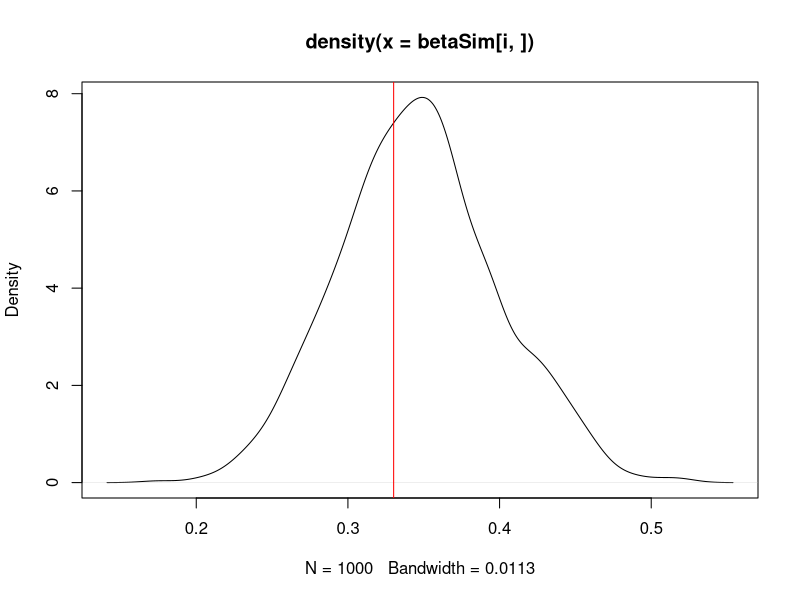
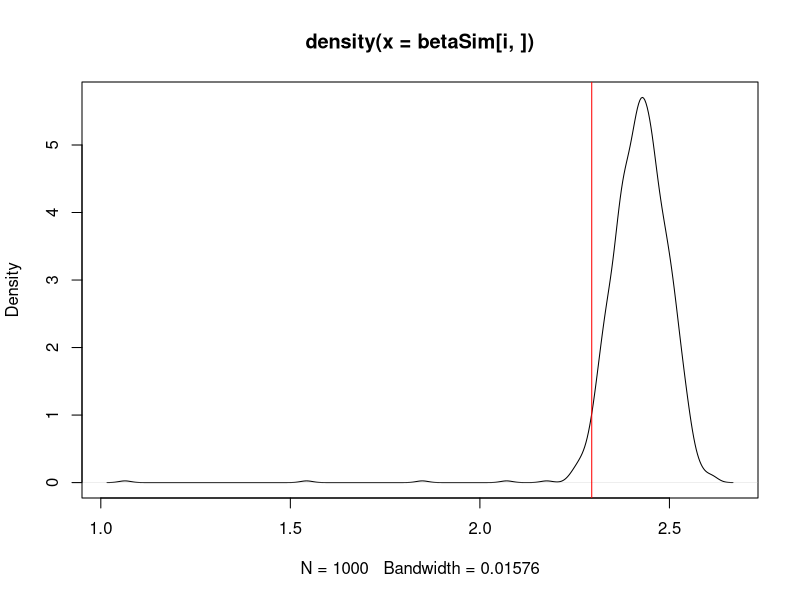
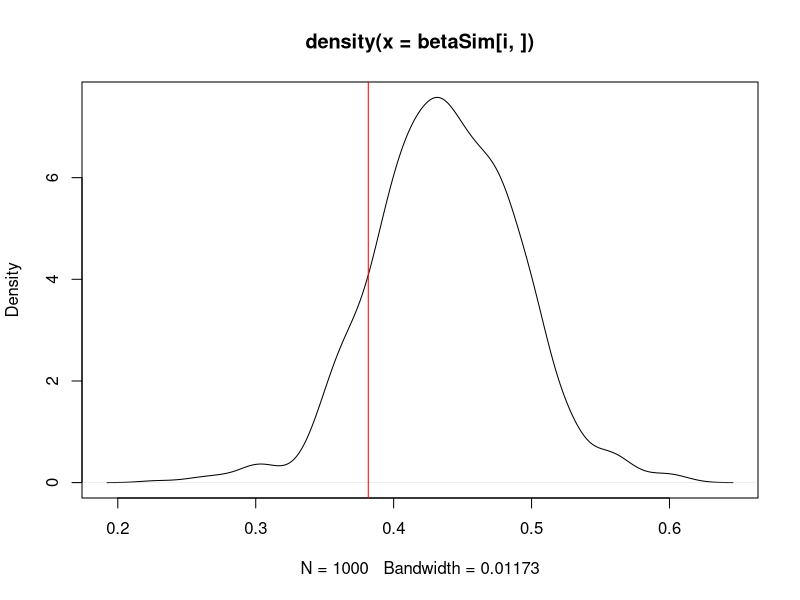
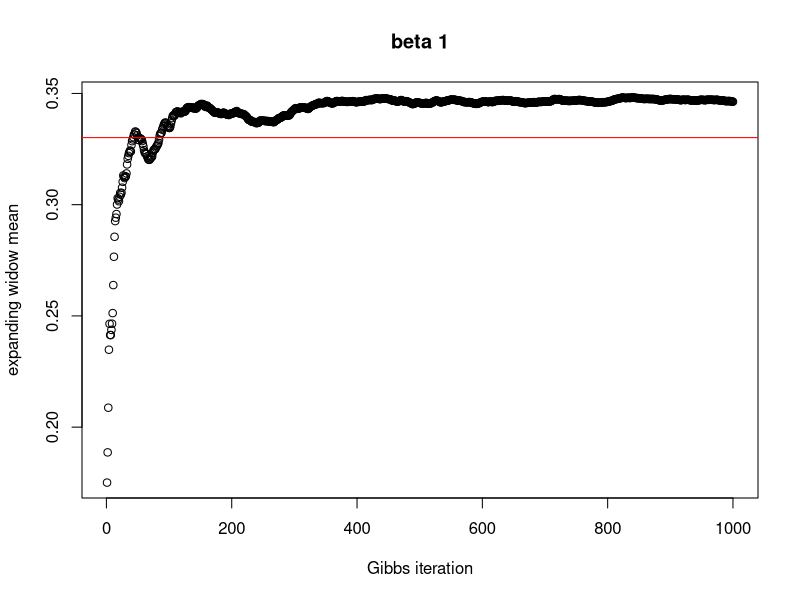
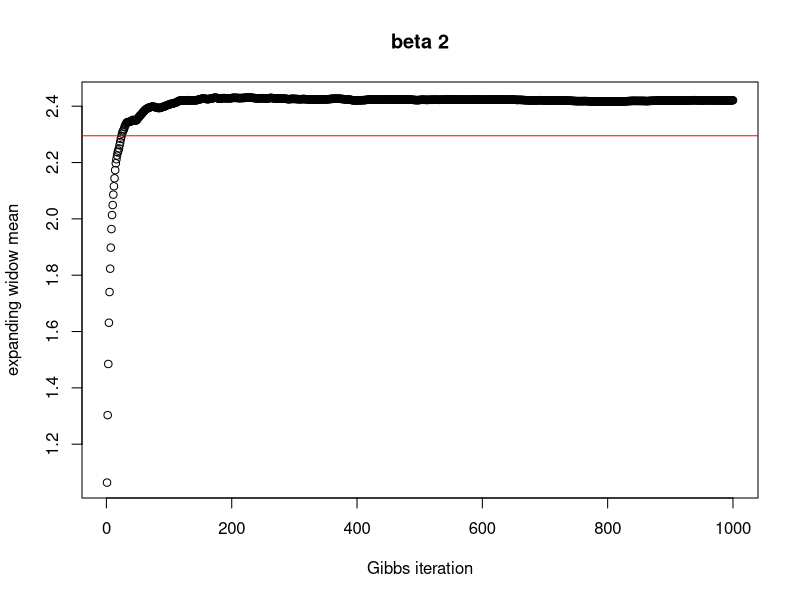
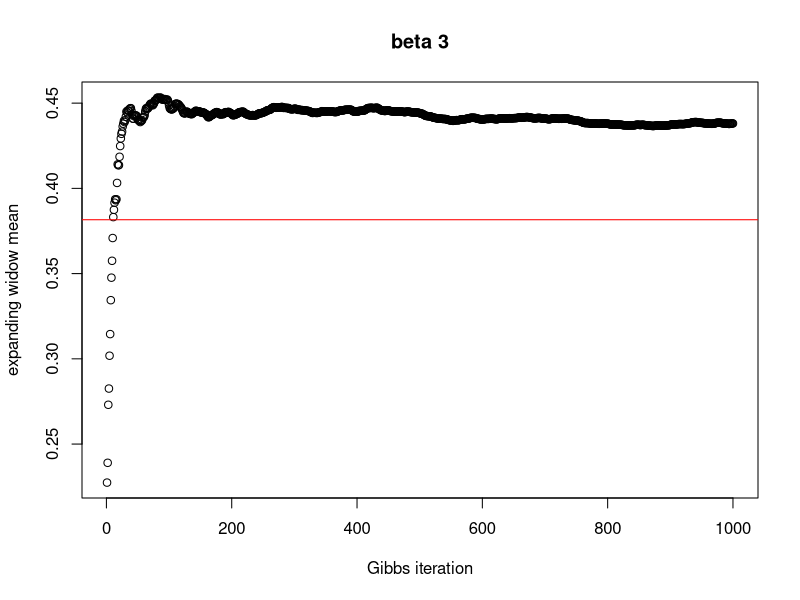

Write R code to recreate these figures, in order.
## posterior simulation in the ordered probit model
# this is a simplified version compared to the one presented in ex 14.5
# the simplification is related to no-cutpoints step in the sampler.
# the sampler is limited to beta and z (latent variable) step, 
# what makes it very similar to the one presented in ex 14.1, 
# with the distiction that now more classes of dependent variable are concerned

rm(list = ls())

require(mvtnorm)
require(msm)

#simulate from the data generating process
T <- 1000
r <- 3 
beta <- rnorm(r, 0, 1)
# error in the latent variable equation
eps <- rnorm(T, 0, 1)
# matrix of regressors
x <- matrix(rnorm(T * r, 0, 1), T, r)
# determine the latent data
z <- x %*% t(t(beta)) + eps
## derive y from z
# first we need to select the number of cutpoints
M <- 3
a <- rep(0, M + 1) 
a0 <- -Inf
a1 <- 0
aM <- Inf
# among M cutpoints, two are always identified a prior, a1 = 0 and aM = Inf
# thus for specified M we always select only M-2 from uniform
cutpoints <- runif(M-2, 1, 5) # value of 5 is set ad hoc, can by anything reasonably bigger than 0, so one is imposed as the bottom boundary
a[1] <- -Inf 
a[2] <- 0
for (i in 3:M){
  a[i] <- cutpoints[i-2]
}
a[M + 1] <- Inf
# there is a slight notation difference between eq. 14.16 in the book and our vector. we can not have a[0] here.. thus we run up to M+1
# now we can translate our latent variable into the y's

y <- z # initialization
# if (z <= 0) {y <-1}
y[z<=0] <- 1
for (i in 2:M){
  # assign y according to the value of z
  y[(z>a[i]) & (z<a[i+1])] <- i
}

## implement the Gibbs sampler
# number of iterations in Gibbs sampler
nSim <- 1000
# prior for beta
mubeta <- matrix(0, r, 1)
Vbeta <- diag(r) * 100

# arrange variable names for the sampler
betaSim <- matrix(0, r, nSim)

# get some first z to initialize the mcmc
for (j in 1:T){
  # we sample z accordingly to the interval, where y[j] belongs to
  z[j] <- rtnorm(1, mean = x[j,] %*% betaSim[,1], sd = 1, lower = a[y[j]], upper = a[y[j] + 1])
}

for (i in 1:nSim){
 # beta step 
 Dbeta <- solve(t(x) %*% x )
 dbeta <- t(x) %*% z 
  
 # draw from a respective distribution 
 betaSim[,i] <- t(rmvnorm(1, Dbeta %*% dbeta, Dbeta))
  
 for (j in 1:T){
   
     # we sample z from the interval, which y[j] is associated to; each y is associated to another interval of sampling for z 
     z[j] <- rtnorm(1, mean = x[j,] %*% betaSim[,i], sd = 1, lower = a[y[j]], upper = a[y[j] + 1])
 }
 print(i)
}

for (i in 1:r){
  plot(density(betaSim[i,]))
  abline(v = beta[i], col = "red")
}

############### some plotting
## expanding window mean function for alphaSim

for (i in 1:r){
  expMean <- function(j){
    return(mean(betaSim[i, 1:j]))
  }
  
  # compute the expanidng mean of alpha posterior samples
  expMeanCalc <- apply(matrix(1:dim(betaSim)[2]), 1, expMean)
  
  # plot the (exapnding) mean of the draws posterior of alpha and the true value
  plot(expMeanCalc, ylab = "expanding widow mean", xlab = "Gibbs iteration", main = paste('beta', toString(i)))
  abline(a = beta[i], b = 0, col = "red")
}
